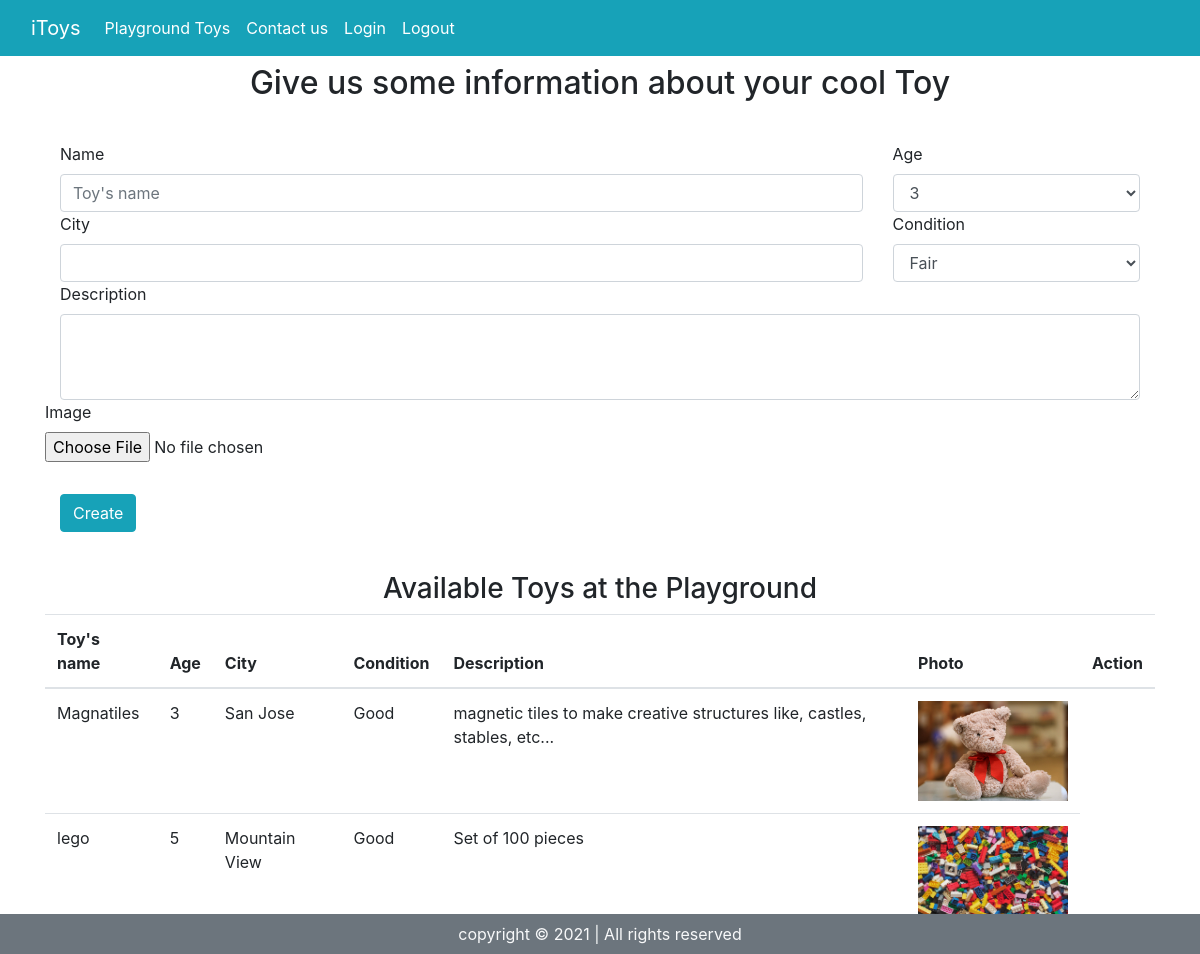
The app's page /main with its own data.
### iToys/models.py (models this page shows)
class Add(models.Model):
    header_image = models.ImageField(null=True, blank=True, default="default.jpeg")
    name = models.CharField(max_length=255)
    desc = models.TextField(blank=True, null=True)
    age = models.CharField(max_length=255)
    condition = models.CharField(max_length=255)
    city = models.CharField(max_length=255)
    members = models.ManyToManyField(User, related_name="add")
    creator = models.ForeignKey(User, related_name='created_adds', on_delete=models.CASCADE, null=True)
    created_at = models.DateTimeField(auto_now_add=True)
    updated_at = models.DateTimeField(auto_now=True)
    objects = AddManager()

### iToys/views.py (the view)
# urls.py: path('main', views.main, name='main'),
def main(request):
    context = {
        'inventory' : Add.objects.all()
    }
    return render (request, 'itoys/main.html', context)

### iToys/templates/itoys/main.html (shortened to what this page needs)
{% extends 'itoys/base.html' %}
{% block content %}
<div class="container-fluid mt-4 px-0">
    <div class="container-md p-4">
        <div class="container mb-3">
            <div class="container p-3">
                <h2 class="text-center">Give us some information about your cool Toy {{request.session.user_name}}</h2>
            </div>
            <div class="container mt-3">
                <form action="/create_add" method="POST" enctype='multipart/form-data' class="row g-3">
                    <div class="col-md-9">
                        <label for="exampleFormControlInput1">Name</label>
                        <input type="text" name="name" class="form-control" id="exampleFormControlInput1" placeholder="Toy's name">
                    </div>
                    <div class="col-md-3">
                        <label for="exampleFormControlSelect1">Age</label>
                        <select class="form-control" name="age" id="exampleFormControlSelect1">
                            <option>3</option>
                        </select>
                    </div>
                    <div class="col-md-9">
                        <label for="exampleFormControlInput1">City</label>
                        <input type="text" name="city" class="form-control" id="exampleFormControlInput1">
                    </div>
                    <div class="col-md-3">
                        <label for="exampleFormControlSelect1">Condition</label>
                        <select class="form-control" name="condition" id="exampleFormControlSelect1">
                            <option>Fair</option>
                        </select>
                    </div>
                    <div class="col-md-12">
                        <label for="exampleFormControlTextarea1">Description</label>
                        <textarea class="form-control" name="desc" id="exampleFormControlTextarea1" rows="3"></textarea>
                    </div>
                    <div class="form-group">
                        <label for="exampleFormControlFile1">Image</label>
                        <input type="file" name="header_image" class="form-control-file" id="exampleFormControlFile1" accept="image/*">
                    </div>
                    <div class="col-12 mt-3">
                        <button type="submit" class="btn btn-info">Create</button>
                    </div>
                </form>
            </div>
        </div>
    </div>
    <div class="container">
        <h3 class="text-center">Available Toys at the Playground</h3>
        <table class="table table-hover">
            <thead>
                <th>Toy's name</th>
                <th>Age</th>
                <th>City</th>
                <th>Condition</th>
                <th>Description</th>
                <th>Photo</th>
                <th>Action</th>
            </thead>
            <tbody>
                {% for add in inventory reversed %}
                <tr>
                    <td>{{ add.name }}</td>
                    <td>{{ add.age }}</td>
                    <td>{{ add.city }}</td>
                    <td>{{ add.condition }}</td>
                    <td>{{ add.desc }}</td>
                    {% if add.header_image %}
                        <td><img style="height: 100px;" src="{{ add.header_image.url }}" alt="toysPic"></td>
                    {% endif %}
                </tr>
                {% endfor %}
            </tbody>
        </table>
    </div>
</div>
{% endblock content %}

### iToys/templates/itoys/base.html (shortened to what this page needs)
{% load static %}
<!DOCTYPE html>
<html lang="en">
<head>
    <link rel="stylesheet" href="https://maxcdn.bootstrapcdn.com/bootstrap/4.0.0/css/bootstrap.min.css">
    <link rel="stylesheet" href="{% static 'css/style.css' %}">
</head>
<body>
    <nav class="navbar navbar-expand-lg navbar-dark bg-info fixed-top">
        <div class="container-fluid">
            <a class="navbar-brand" href="/">iToys</a>
            <div class="collapse navbar-collapse" id="navbarSupportedContent">
                <ul class="navbar-nav me-auto mb-2 mb-lg-0 ">
                    <li class="nav-item">
                        <a class="nav-link active" aria-current="page" href="/main">Playground Toys</a>
                    </li>
                    <li class="nav-item">
                        <a class="nav-link active" aria-current="page" href="/contact">Contact us</a>
                    </li>
                    <li class="nav-item">
                        <a class="nav-link active" aria-current="page" href="/registration">Login</a>
                    </li>
                    <li class="nav-item">
                        <a class="nav-link active" aria-current="page" href="/logout">Logout</a>
                    </li>
                </ul>
            </div>
        </div>
    </nav>
    <div class="container-md ">
        {% block content %}
        {% endblock content %}
    </div>
    <footer class="bg-secondary text-light fixed-bottom">
        <p class="text-center py-2 my-0">
            copyright &copy; 2021 | All rights reserved
        </p>
    </footer>
</body>
</html>

### records on screen
Add: name "Magnatiles", age "3", city "San Jose", condition "Good", desc "magnetic tiles to make creative structures like, castles, stables, etc...", header_image (picture)
Add: name "lego", age "5", city "Mountain View", condition "Good", desc "Set of 100 pieces", header_image (picture)
